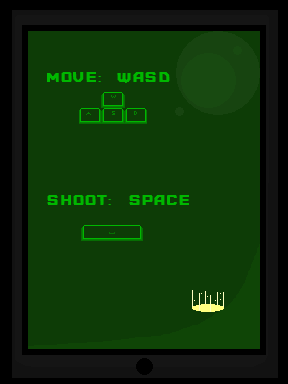

The image is a tile-based game level rendered from a .tmx file. Its description and source (layers, tilesets, objects; grid data summarised) follow:
An orthogonal 9x12 tile map with 32x32 px tiles, 2 tile layers (Tile Layer 1, Tile Layer 2), 2 tilesets and 6 objects (player, me.LevelEntity).

<map version="1.0" orientation="orthogonal" renderorder="right-down" width="9" height="12" tilewidth="32" tileheight="32" nextobjectid="13">
 <tileset firstgid="1" name="message_instructions" tilewidth="32" tileheight="32">
  <image source="../img/map/message_instructions.png" width="288" height="384" />
 </tileset>
 <tileset firstgid="109" name="portal" tilewidth="32" tileheight="32">
  <image source="../img/map/portal.png" width="32" height="32" />
 </tileset>
 <layer name="Tile Layer 1" width="9" height="12">
  <data>[108 cells, 108 non-empty, 108 distinct tile ids]</data>
 </layer>
 <objectgroup name="Entity">
  <object id="1" name="player" x="64" y="288" width="32" height="32" />
  <object id="2" name="me.LevelEntity" x="192" y="288" width="32" height="32">
   <properties>
    <property name="duration" value="250" />
    <property name="fade" value="#000000" />
    <property name="to" value="message1" />
   </properties>
  </object>
 </objectgroup>
 <layer name="Tile Layer 2" width="9" height="12">
  <data>[108 cells, 1 non-empty, 1 distinct tile ids]</data>
 </layer>
 <objectgroup name="collision">
  <object id="3" x="0" y="-32" width="288" height="32" />
  <object id="4" x="288" y="0" width="64" height="384" />
  <object id="6" x="0" y="384" width="288" height="32" />
  <object id="12" x="-32" y="0" width="32" height="384" />
 </objectgroup>
</map>
